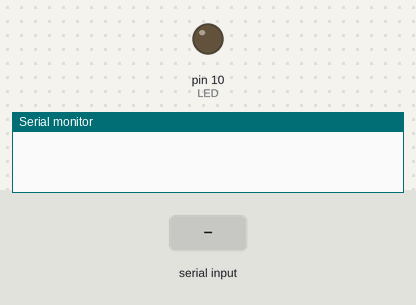
This sketch was run on a simulated Arduino Uno, built with avr-gcc and run on an emulated ATmega328P. Parts: output pins drawn as LEDs (lit = HIGH), the last lines printed to the serial monitor. Dashed ring = blinking. The test bench sets the inputs (shaded band).

Above: at 1.2 s.
1.3 s: "c" received over Serial
At 3.0 s:
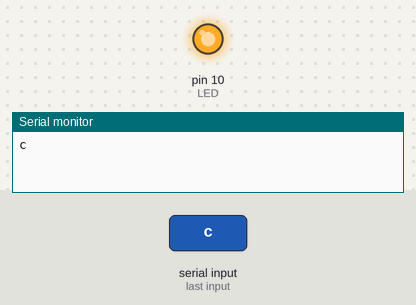
5.8 s: "b" received over Serial
At 6.9 s:
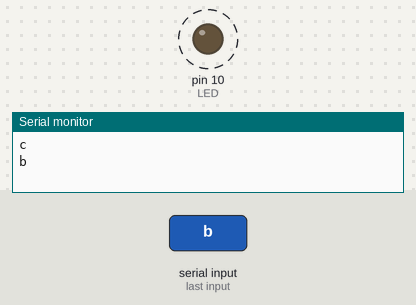
Timing chart, 0 to 14.8 s (numbered marks = the images above; inputs shaded):
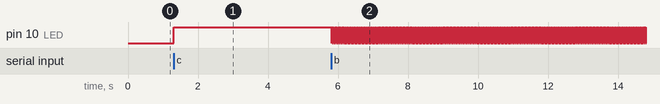

Measured:
- after the input at 1.3 s, pin 10 (LED): LOW → HIGH at once

The sketch:

Change_Intensity.ino
```cpp
char m;
int LED=10;
void setup() {
  // put your setup code here, to run once:
pinMode(LED,OUTPUT);
Serial.begin(9600);
}

void loop() {
  // put your main code here, to run repeatedly:
if(Serial.available()){
  m=Serial.read();
  Serial.println(m);
}  if(m=='a'){
    digitalWrite(LED,HIGH);
    delay(5);
    digitalWrite(LED,LOW);
    delay(15);
  }
 else if(m=='b'){
    digitalWrite(LED,HIGH);
    delay(10);
    digitalWrite(LED,LOW);
    delay(10);
  }
 else if(m=='c'){
    digitalWrite(LED,HIGH);
    delay(15);
    digitalWrite(LED,LOW);
    delay(5);
  }
 else if(m=='d'){
    digitalWrite(LED,HIGH);
    delay(20);
    digitalWrite(LED,LOW);
  }
else
digitalWrite(LED,LOW);
}
```
